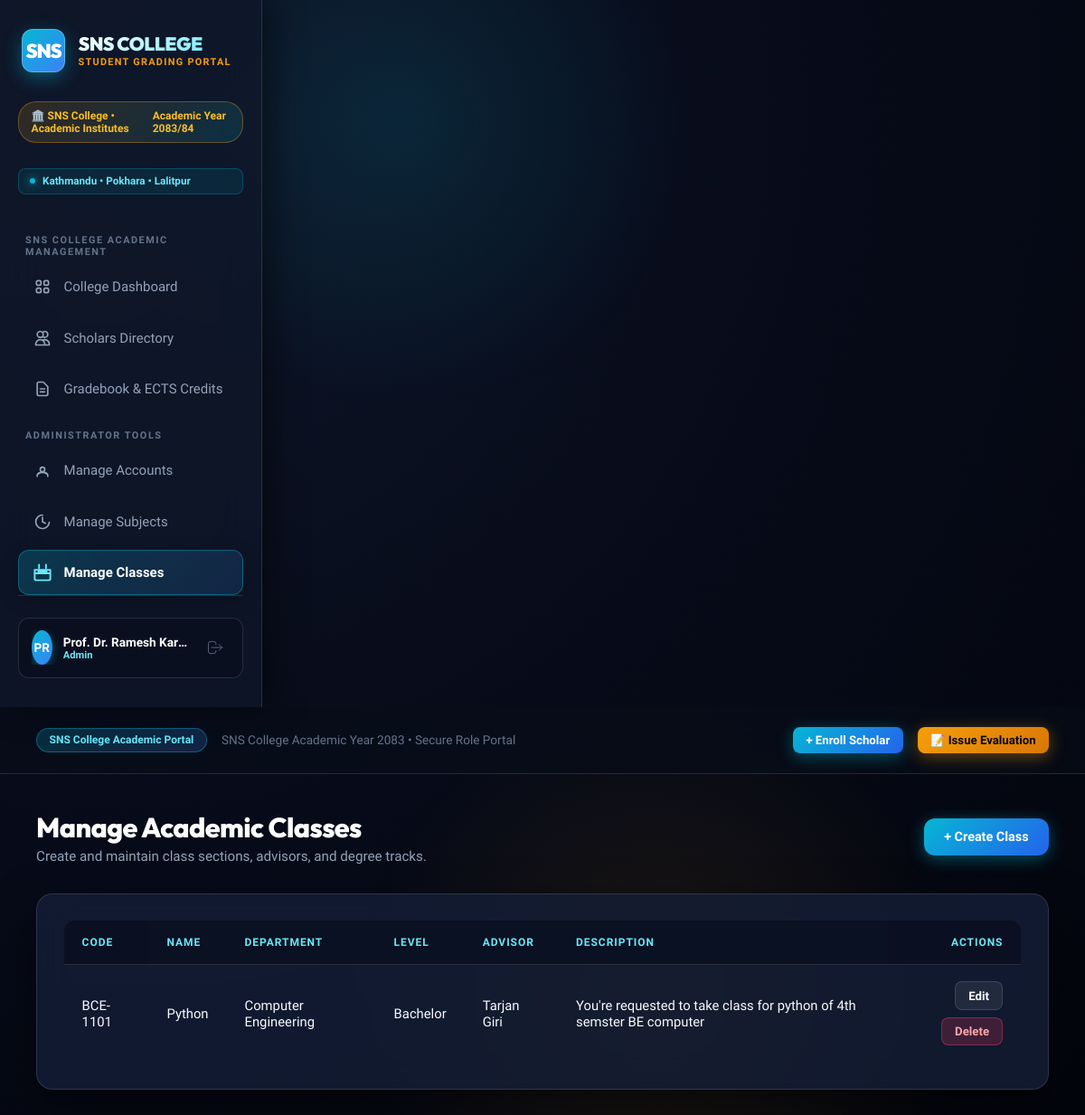
/admin/manage-classes (signed in), run on an earlier commit of the app's database.
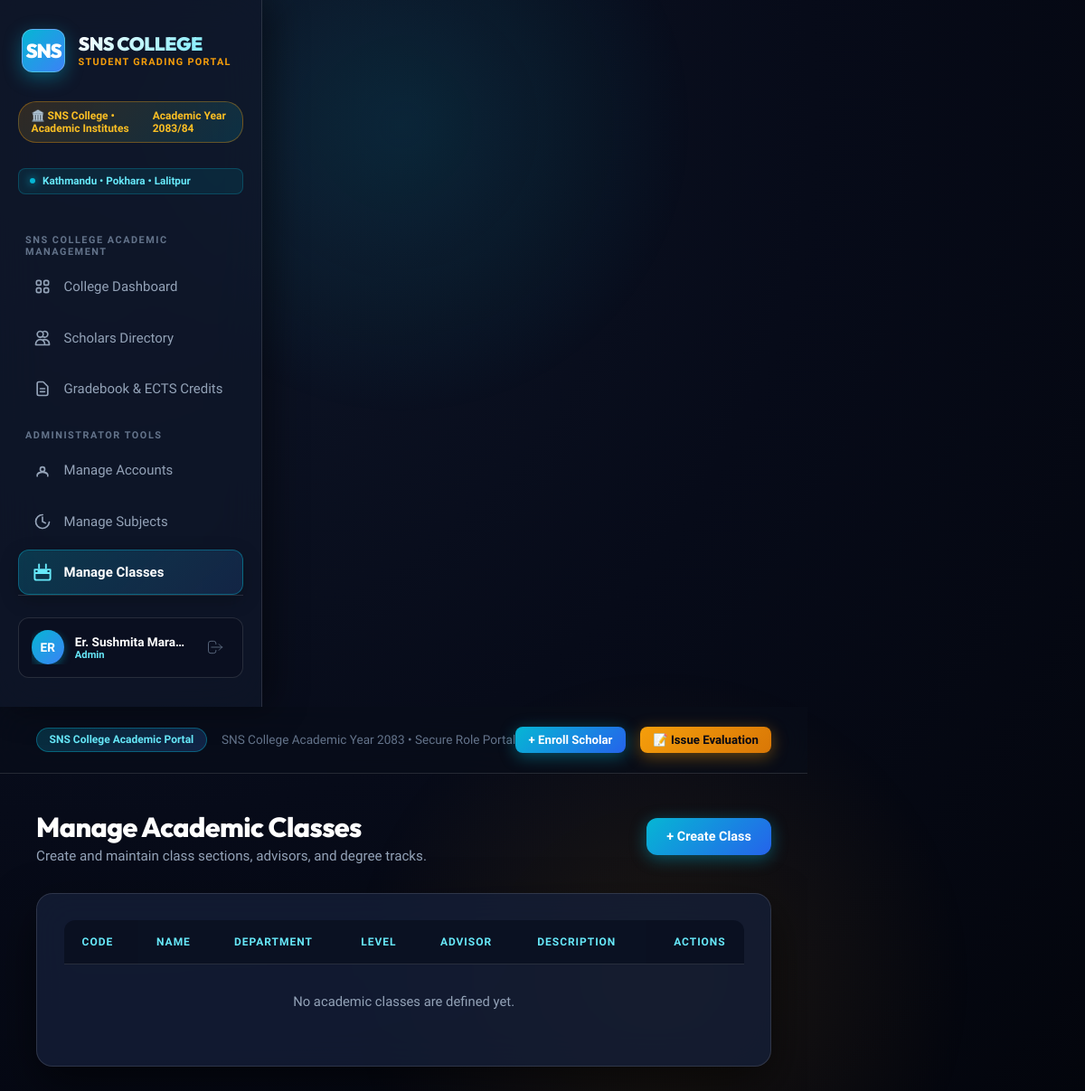
And on a later commit of the database.
### models.py (models this page shows, shortened)
class User(db.Model):
    __tablename__ = 'users'
    id = db.Column(db.Integer, primary_key=True)
    username = db.Column(db.String(50), unique=True, nullable=False)
    email = db.Column(db.String(100), unique=True, nullable=False)
    full_name = db.Column(db.String(100), nullable=False)
    password_hash = db.Column(db.String(255), nullable=False)
    role = db.Column(db.String(20), default='Teacher')  # 'Admin', 'Teacher', 'Student'
    department = db.Column(db.String(80), default='General')
    created_at = db.Column(db.DateTime, default=datetime.utcnow)

class AcademicClass(db.Model):
    __tablename__ = 'classes'
    id = db.Column(db.Integer, primary_key=True)
    code = db.Column(db.String(20), unique=True, nullable=False)
    name = db.Column(db.String(120), nullable=False)
    department = db.Column(db.String(80), default='General')
    level = db.Column(db.String(20), default='Bachelor')
    description = db.Column(db.String(255), nullable=True)
    advisor_id = db.Column(db.Integer, db.ForeignKey('users.id'), nullable=True)
    advisor = db.relationship('User', backref='advised_classes', foreign_keys=[advisor_id])

### app.py (the view)
@app.route('/admin/manage-classes')
@login_required
def admin_manage_classes():
    if g.user.role != 'Admin':
        flash('Only administrators can manage classes.', 'warning')
        return redirect(url_for('dashboard'))
    classes = AcademicClass.query.order_by(AcademicClass.code).all()
    teachers = User.query.filter_by(role='Teacher').order_by(User.full_name).all()
    return render_template('admin_manage_classes.html', classes=classes, teachers=teachers)

### app.py (called while the page is built)
@app.before_request
def load_logged_in_user():
    user_id = session.get('user_id')
    if user_id is None:
        g.user = None
    else:
        g.user = User.query.get(user_id)

@app.context_processor
def inject_user():
    return dict(current_user=getattr(g, 'user', None), can_manage_grade=user_can_manage_grade, csrf_token=generate_csrf)

def login_required(f):
    @wraps(f)
    def decorated_function(*args, **kwargs):
        if g.user is None:
            flash('Please log in to access this page.', 'warning')
            return redirect(url_for('login', next=request.url))
        return f(*args, **kwargs)
    return decorated_function

### templates/admin_manage_classes.html (shortened to what this page needs)
{% extends 'base.html' %}
{% block content %}
<div class="page-header">
    <div>
        <h1 class="page-title">Manage Academic Classes</h1>
        <p class="page-subtitle">Create and maintain class sections, advisors, and degree tracks.</p>
    </div>
    <div>
        <a href="{{ url_for('admin_create_class') }}" class="btn btn-primary">+ Create Class</a>
    </div>
</div>
<div class="card">
    <div class="table-responsive">
        <table class="data-table">
            <thead>
                <tr>
                    <th>Code</th>
                    <th>Name</th>
                    <th>Department</th>
                    <th>Level</th>
                    <th>Advisor</th>
                    <th>Description</th>
                    <th style="text-align: right;">Actions</th>
                </tr>
            </thead>
            <tbody>
                {% for academic_class in classes %}
                <tr>
                    <td>{{ academic_class.code }}</td>
                    <td>{{ academic_class.name }}</td>
                    <td>{{ academic_class.department }}</td>
                    <td>{{ academic_class.level }}</td>
                    <td>{{ academic_class.advisor.full_name if academic_class.advisor else 'None' }}</td>
                    <td>{{ academic_class.description or 'No description' }}</td>
                    <td style="text-align: right;">
                        <div style="display: flex; justify-content: flex-end; gap: 0.5rem; flex-wrap: wrap;">
                            <a href="{{ url_for('admin_edit_class', class_id=academic_class.id) }}" class="btn btn-secondary btn-sm">Edit</a>
                            <form method="POST" action="{{ url_for('admin_delete_class', class_id=academic_class.id) }}" style="display: inline;" onsubmit="return confirm('Delete this class?');">
                                <button type="submit" class="btn btn-danger btn-sm">Delete</button>
                            </form>
                        </div>
                    </td>
                </tr>
                {% else %}
                <tr>
                    <td colspan="7" style="text-align: center; color: var(--text-muted); padding: 2rem;">No academic classes are defined yet.</td>
                </tr>
                {% endfor %}
            </tbody>
        </table>
    </div>
</div>
{% endblock %}

### templates/base.html (shortened to what the changed rows need)
<DOCTYPE html>
<html lang="en">
<head>
</head>
<body>
    {% if g.user %}
    <aside class="sidebar">
        <a href="{{ url_for('dashboard') }}" class="university-brand">
            <div class="crest-icon">SNS</div>
            <div class="brand-text">
                <span class="brand-name">SNS COLLEGE</span>
                <span class="brand-sub">Student Grading Portal</span>
            </div>
        </a>
        <div class="world-rank-badge">
            <span>🏛️ SNS College • Academic Institutes</span>
            <span>Academic Year 2083/84</span>
        </div>
        <div class="campus-pill">
            <span class="pulse-dot"></span>
            <span>Kathmandu • Pokhara • Lalitpur</span>
        </div>
        <div class="nav-section-title">SNS College Academic Management</div>
        <ul class="nav-links">
            <li>
                <a href="{{ url_for('dashboard') }}" class="nav-link {% if request.endpoint == 'dashboard' %}active{% endif %}">
                    <span>College Dashboard</span>
                </a>
            </li>
            <li>
                <a href="{{ url_for('students') }}" class="nav-link {% if request.endpoint in ['students', 'add_student', 'edit_student'] %}active{% endif %}">
                    <svg fill="none" viewBox="0 0 24 24" stroke="currentColor">
                        <path stroke-linecap="round" stroke-linejoin="round" d="M12 4.354a4 4 0 110 5.292M15 21H3v-1a6 6 0 0112 0v1zm0 0h6v-1a6 6 0 00-9-5.197M13 7a4 4 0 11-8 0 4 4 0 018 0z" />
                    </svg>
                    <span>Scholars Directory</span>
                </a>
            </li>
            <li>
                <a href="{{ url_for('grades') }}" class="nav-link {% if request.endpoint == 'grades' %}active{% endif %}">
                    <svg fill="none" viewBox="0 0 24 24" stroke="currentColor">
                        <path stroke-linecap="round" stroke-linejoin="round" d="M9 12h6m-6 4h6m2 5H7a2 2 0 01-2-2V5a2 2 0 012-2h5.586a1 1 0 01.707.293l5.414 5.414a1 1 0 01.293.707V19a2 2 0 01-2 2z" />
                    </svg>
                    <span>Gradebook & ECTS Credits</span>
                </a>
            </li>
        </ul>
        {% if g.user.role == 'Admin' %}
        <div class="nav-section-title">Administrator Tools</div>
        <ul class="nav-links">
            <li>
                <a href="{{ url_for('admin_manage_users') }}" class="nav-link {% if request.endpoint in ['admin_manage_users', 'admin_create_user', 'admin_edit_user'] %}active{% endif %}">
                    <svg fill="none" viewBox="0 0 24 24" stroke="currentColor">
                        <path stroke-linecap="round" stroke-linejoin="round" d="M5.121 17.804A9.953 9.953 0 0112 15c2.39 0 4.604.8 6.379 2.152M15 11a3 3 0 11-6 0 3 3 0 016 0zM19 20v-1a4 4 0 00-4-4H9a4 4 0 00-4 4v1" />
                    </svg>
                    <span>Manage Accounts</span>
                </a>
            </li>
            <li>
                <a href="{{ url_for('admin_manage_subjects') }}" class="nav-link {% if request.endpoint in ['admin_manage_subjects', 'admin_create_subject', 'admin_edit_subject'] %}active{% endif %}">
                    <svg fill="none" viewBox="0 0 24 24" stroke="currentColor">
                        <path stroke-linecap="round" stroke-linejoin="round" d="M12 6v6l4 2" />
                        <path stroke-linecap="round" stroke-linejoin="round" d="M21 12.79A9 9 0 1112.21 3" />
                    </svg>
                    <span>Manage Subjects</span>
                </a>
            </li>
            <li>
                <a href="{{ url_for('admin_manage_classes') }}" class="nav-link {% if request.endpoint in ['admin_manage_classes', 'admin_create_class', 'admin_edit_class'] %}active{% endif %}">
                    <svg fill="none" viewBox="0 0 24 24" stroke="currentColor">
                        <path stroke-linecap="round" stroke-linejoin="round" d="M8 7V3m8 4V3m-9 8h10M3 13h18M5 21h14a2 2 0 002-2V9H3v10a2 2 0 002 2z" />
                    </svg>
                    <span>Manage Classes</span>
                </a>
            </li>
        </ul>
        {% endif %}
        <div class="sidebar-footer">
            <div class="user-profile-card">
                <div style="display: flex; align-items: center; gap: 0.75rem; overflow: hidden;">
                    <div class="user-avatar">
                        {{ g.user.full_name[:2].upper() }}
                    </div>
                    <div class="user-info">
                        <span class="user-name">{{ g.user.full_name }}</span>
                        <span class="user-role-badge">{{ g.user.role }}</span>
                    </div>
                </div>
                <a href="{{ url_for('logout') }}" class="btn-logout-icon" title="Sign Out">
                    <svg width="20" height="20" fill="none" viewBox="0 0 24 24" stroke="currentColor">
                        <path stroke-linecap="round" stroke-linejoin="round" d="M17 16l4-4m0 0l-4-4m4 4H7m6 4v1a3 3 0 01-3 3H6a3 3 0 01-3-3V7a3 3 0 013-3h4a3 3 0 013 3v1" />
                    </svg>
                </a>
            </div>
        </div>
    </aside>
    {% endif %}
    <div class="main-wrapper">
        <main class="content-body">
            {% block content %}{% endblock %}
        </main>
    </div>
</body>
</html>

What changed in the data, as far as the page shows it:
removed AcademicClass: code "BCE-1101", name "Python", department "Computer Engineering", level "Bachelor", advisor "Tarjan Giri", description "You're requested to take class for python of 4th semster BE computer"
changed User "Admin": user "PR" → "ER"; user.full_name "Prof. Dr. Ramesh Kar…" → "Er. Sushmita Mara…"
Also different on the page:
text now shown: "No academic classes are defined yet."
